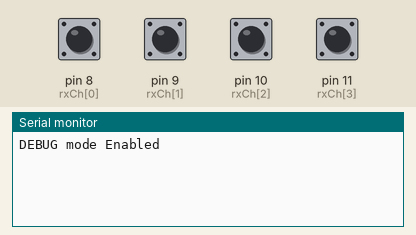
A sketch run on a simulated Arduino Uno, built with avr-gcc and run on an emulated ATmega328P. Parts: the last lines printed to the serial monitor. The inputs (shaded band) are chosen by the test bench; at power-on: pin 8 (rxCh[0]), pin 9 (rxCh[1]), pin 10 (rxCh[2]), pin 11 (rxCh[3]) HIGH.

Above: at 1.2 s.
1.3 s: pin 8 (rxCh[0]) pulled LOW for 0.15 s
At 2.5 s:
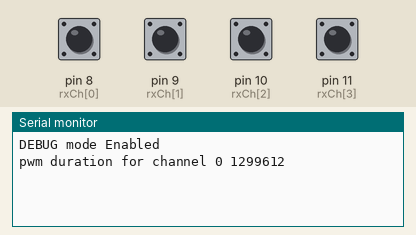
2.9 s: pin 9 (rxCh[1]) pulled LOW for 0.15 s
At 4.0 s:
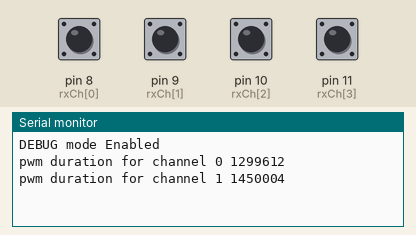
4.5 s: pin 10 (rxCh[2]) pulled LOW for 0.15 s
At 5.2 s:
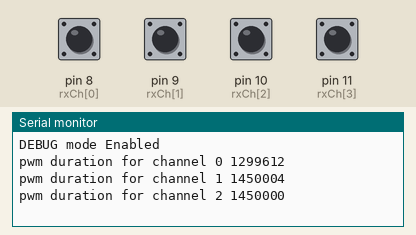
6.1 s: pin 11 (rxCh[3]) pulled LOW for 0.15 s
At 7.3 s:
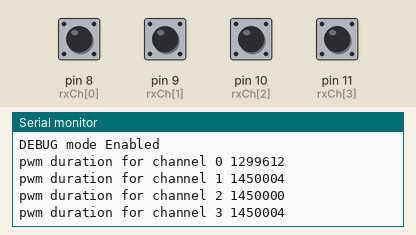
7.7 s: pin 8 (rxCh[0]) pulled LOW for 1 s
At 8.8 s:
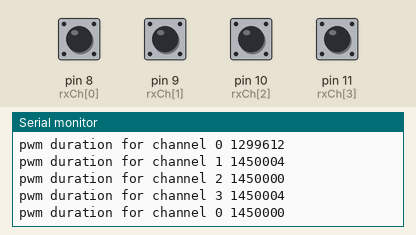
10.2 s: pin 9 (rxCh[1]) pulled LOW for 1 s
At 10.7 s:
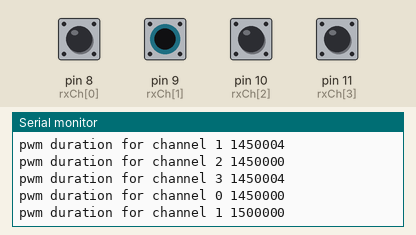
Timing chart, 0 to 13.2 s (numbered marks = the images above; inputs shaded):
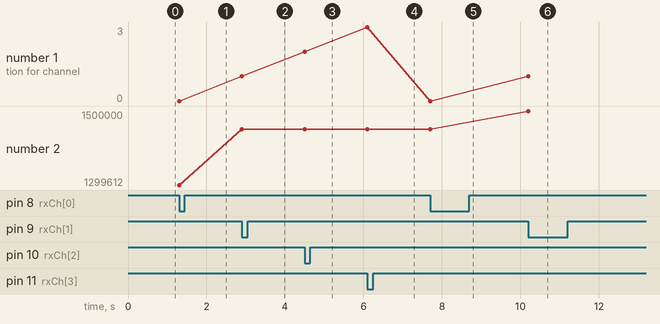

Measured:
- after the input at 1.3 s, the serial monitor: prints a new line at once (image 1)
- after the input at 2.9 s, the serial monitor: prints a new line at once (image 2)
- after the input at 4.5 s, the serial monitor: prints a new line at once (image 3)
- after the input at 6.1 s, the serial monitor: prints a new line at once (image 4)
- after the input at 7.7 s, the serial monitor: prints a new line at once (image 5)
- after the input at 10.2 s, the serial monitor: prints a new line at once (image 6)
- plotted number 1: 0 → 1 after the input at 2.9 s, 1 → 2 after the input at 4.5 s, 2 → 3 after the input at 6.1 s, 3 → 0 after the input at 7.7 s, 0 → 1 after the input at 10.2 s
- plotted number 2: 1299612 → 1450004 after the input at 2.9 s, 1450004 → 1450000 after the input at 4.5 s, 1450000 → 1450004 after the input at 6.1 s, 1450004 → 1450000 after the input at 7.7 s, 1450000 → 1500000 after the input at 10.2 s

The sketch:

rxWithPCIMultipleChannels-BUG.ino
```cpp
/*
 * Author : Kunchala Anil
 * Email : anilkunchlaece@gmail.com
 * Pin Change Interrupts - Single Rx Channel i.e Single PWM Wave
  PCMSKx - Pin Change Mask Register
  PCMSK0 - portB (D8-D13) (PCINT0  - PCINT6)
  PCMSK1 - portC (A0-A5)  (PCINT8  - PCINT14)
  PCMSK2 - portD (D0-D7)  (PCINT16 - PCINT23)
  PCICR -  Pin Change Interrupt Control Register
    PCIE0 - Pin Change Interrupt Enable 0 - Port B (D8-D13)
    PCIE1 - Pin Change Interrupt Enable 1 - Port C (A0-A5)
    PCIE2 - Pin Change Interrupt Enable 2 - Port D (D0-D7)
*/

/*#############################
* Rx Connections
* Ch1 = D8 PCINT0
* Ch2 = D9 PCINT1
* Ch3 = D10 PCINT2
* Ch4 = D11 PCINT3
*/
#define DEBUG // comment it out to disable the debug mode

volatile boolean recvPCInt = false; //to know interrupt status

//used to store the pwm duration
unsigned long pwmDuration[4];
unsigned long pwmStart[4];
unsigned long pwmEnd[4];

//pinDeclaration for Rx
const byte rxCh[] = {8,9,10,11};
const byte noOfChannels = sizeof(rxCh);

////portStatus
//const byte prevPortState[] = {1,1,1,1};
//const byte presentPortState[4];

//Interrupt Service Routine will fire when for PinChange in PortB
ISR(PCINT0_vect){
  recvPCInt = true;
}

void setup() {
cli(); //Clear all interrupts
PCICR |= 1 << PCIE0; //Enable port B Registers i.e D8-D13
PCMSK0 |= (1 << PCINT0) | (1 << PCINT1) | (1 << PCINT2) | (1 << PCINT3);// Pin8,9,10,11
sei(); //enable all interrupts

#ifdef DEBUG
Serial.begin(9600);
Serial.println("DEBUG mode Enabled");
#endif

for (int ch=0 ; ch < noOfChannels; ch++){
  pinMode(rxCh[ch],INPUT_PULLUP);//make pin input with pullup enabled
}//end of for loop

}//end os setup

void loop() {
  if(recvPCInt == true){
  for (int ch=0; ch < noOfChannels; ch++){
    boolean event = digitalRead(rxCh[ch]);
    if(event == HIGH){
      pwmStart[ch] = micros();
    }else if(event == LOW){
      pwmEnd[ch] = micros();
      pwmDuration[ch] = pwmEnd[ch] - pwmStart[ch];
      #ifdef DEBUG
      Serial.print("pwm duration for channel ");
      Serial.print(ch);
      Serial.print(" ");
      Serial.println(pwmDuration[ch]);
      #endif
    }//end of ifElseif
    }//end of for loop
    recvPCInt = false;
  }
}
```
